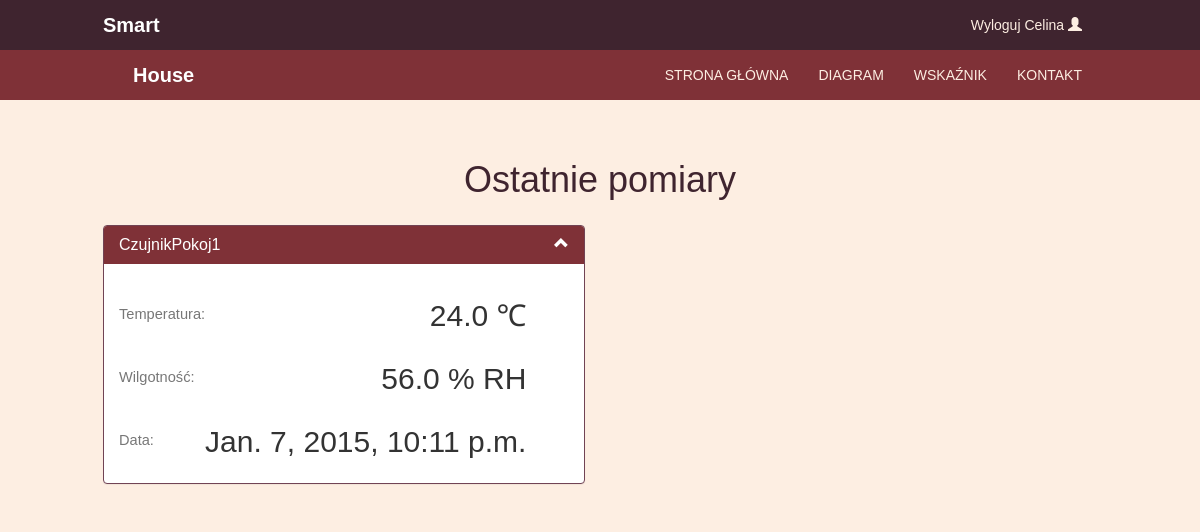
Page / (signed in) on the earlier database version.
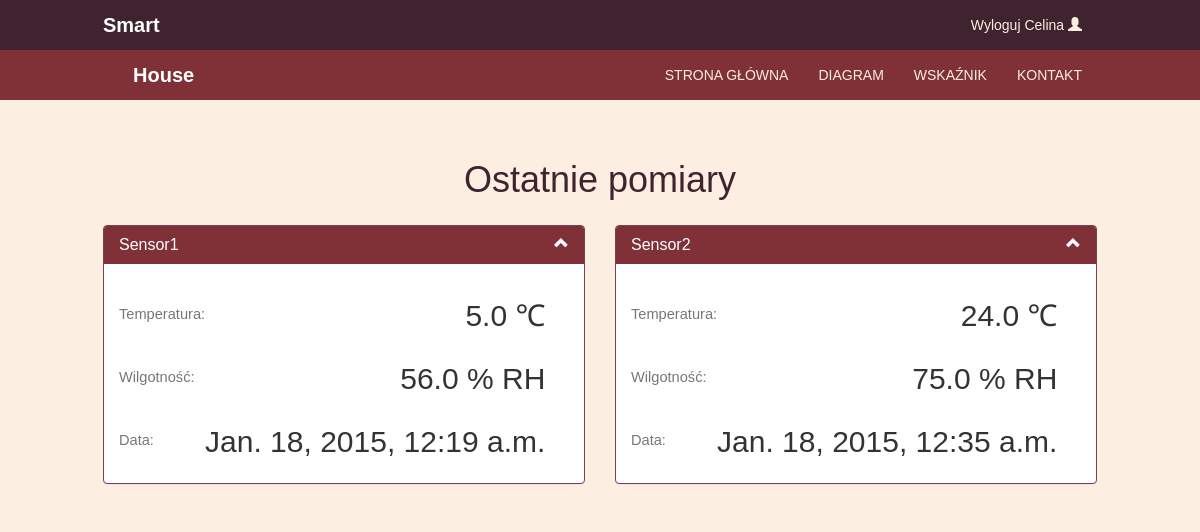
Same page on the later database version.
### measurement/models.py (models this page shows, shortened)
class MeasurementData(models.Model):
    timestamp = models.DateTimeField()
    temperature = models.FloatField(default=-100.)
    humidity = models.FloatField(default=-100.)
    idSensor = models.ForeignKey(Sensor)

class Sensor(models.Model):
    nameSensor = models.CharField(max_length=100)
    idRoom = models.ForeignKey(Rooms)
    def __unicode__(self):
        return str(self.nameSensor)

### measurement/views.py (the view)
# urls.py: url(r'^$', views.index, name='home'),
def index(request):
    sensor = Sensor.objects.all()
    data = []
    for s in sensor:
        m = MeasurementData.objects.filter(idSensor=s).order_by('timestamp').last()
        if m:
            data.append(m)
    return render_to_response('index.html', {'data': data}, context_instance=RequestContext(request))

### static/templates/index.html (shortened to what this page needs)
{% extends 'base.html' %}
{% block content %}
    {% if user.is_authenticated %}
        <h1 style="text-align: center">Ostatnie pomiary</h1>
        <div class="row">
            {% for d in data %}
                <div class="col-md-6">
                    <div class="panel panel-primary">
                        <div class="panel-heading">
                            <h3 class="panel-title">{{d.idSensor}}</h3>
                            <span class="pull-right clickable"><i class="glyphicon glyphicon-chevron-up"></i></span>
                        </div>
                        <div class="panel-body">
                            <table>
                                <tr>
                                    <td><h2><small><sup>Temperatura: </sup></small></h2></td>
                                    <td class="text-right"><h2>{{ d.temperature }} &#x2103</h2></td>
                                </tr>
                                <tr>
                                    <td><h2><small><sup>Wilgotność: </sup></small></h2></td>
                                    <td class="text-right"><h2>{{ d.humidity }} % RH</h2></td>
                                </tr>
                                <tr>
                                    <td><h2><small><sup>Data: </sup></small></h2></td>
                                    <td class="text-right"><h2>{{ d.timestamp }}</h2></td>
                                </tr>
                            </table>
                        </div>
                    </div>
                </div>
            {% endfor %}
        </div>
    {% endif %}
{% endblock %}

Differences in the rows shown:
removed MeasurementData: idSensor "CzujnikPokoj1", temperature "24.0", humidity "56.0", timestamp "Jan. 7, 2015, 10:11 p.m."
added MeasurementData: idSensor "Sensor1", temperature "5.0", humidity "56.0", timestamp "Jan. 18, 2015, 12:19 a.m."
added MeasurementData: idSensor "Sensor2", temperature "24.0", humidity "75.0", timestamp "Jan. 18, 2015, 12:35 a.m."
